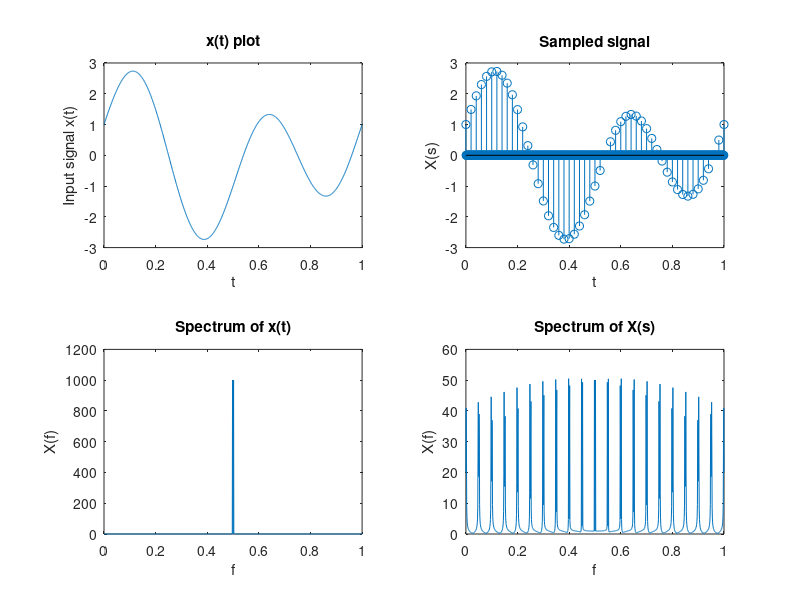
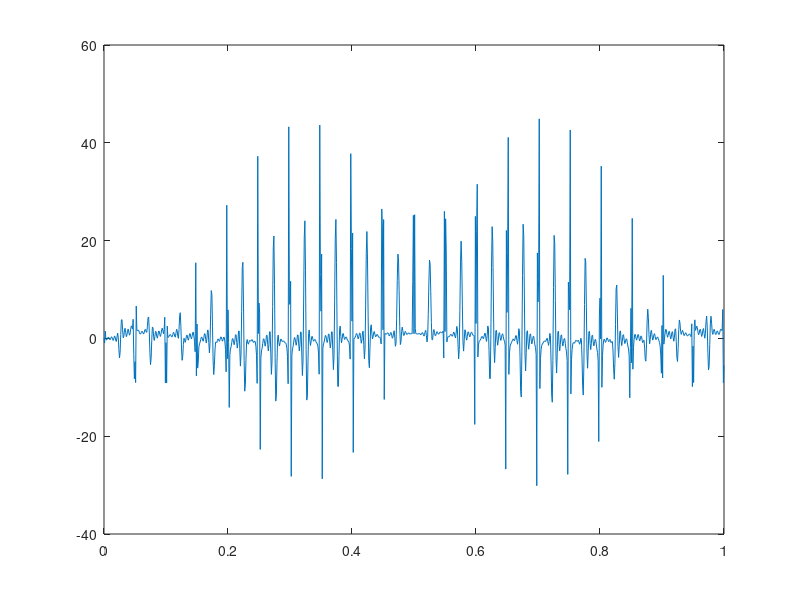

MATLAB code for these plots, in order:
% Program to sample a signal and reconstruct it using IFFT
clc;
clear;
close all;
% Constants defined
tr = 0.001;
Ts = 0.02;
t = [0:tr:1];

% Plotting x(t)

xt = cos(2*pi*t) + 2*sin(4*pi*t);
subplot(2,2,1);
grid on;
plot(t,xt);
xlabel('t');
ylabel('Input signal x(t)');
title('x(t) plot');

% Ideal sampling function
I = zeros(size(xt));
N = Ts/tr;
n = [0:N:1];

I(1:N:end) = 1; % Ones set to the Nth index
Xs = xt .* I;
subplot(2,2,2);
grid on;
stem(t,Xs);
xlabel('t');
ylabel('X(s)');
title('Sampled signal');

% Spectrum of x(t)
Xf1 = fft(xt, length(t));
Xf1 = fftshift(Xf1);
subplot(2,2,3);
plot(t,abs(Xf1));
xlabel('f');
ylabel('X(f)');
title('Spectrum of x(t)');

% Spectrum of X(s)
Xf2 = fft(Xs, length(t));
Xf2 = fftshift(Xf2);
subplot(2,2,4);
plot(t,abs(Xf2));
xlabel('f');
ylabel('X(f)');
title('Spectrum of X(s)');

% Low pass filter
bw = 10;
nlp = 50;
h = fir1(nlp,2*bw*Ts);
mm = filter(h,1,Xf2);

L = linspace(0,1,N);
mul = mm .* Xf2;
figure(2);
plot(t,mul);